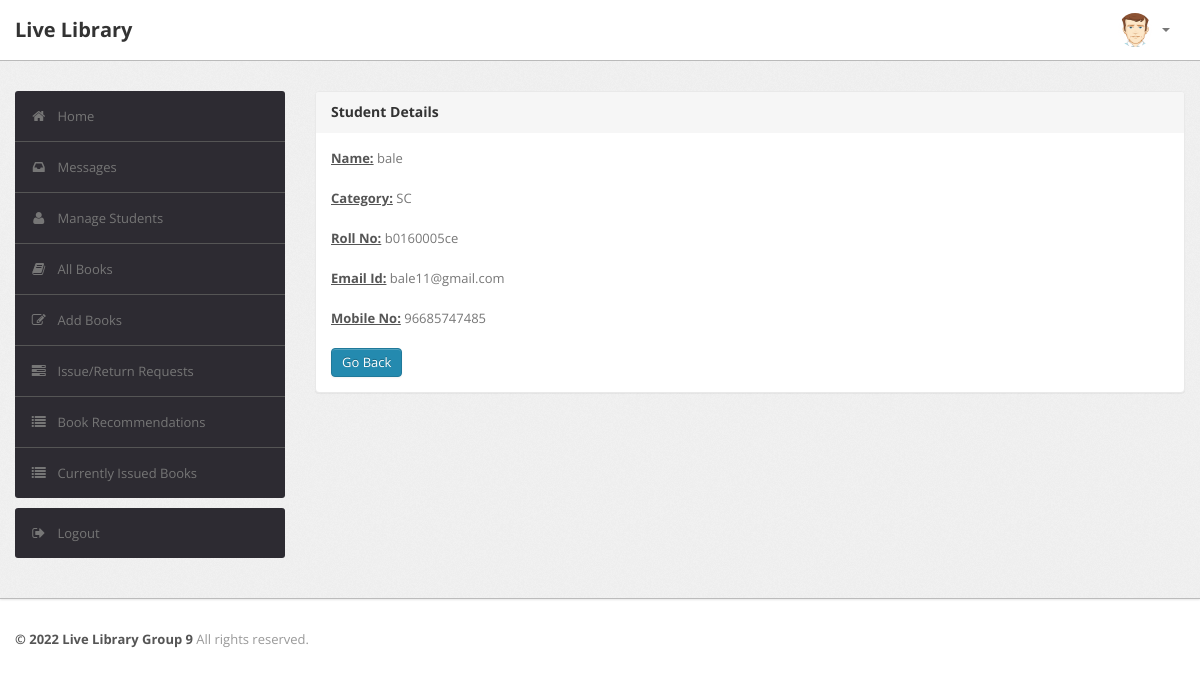
The app's page /admin/studentdetails.php?id=b0160005ce (signed in) with its own data.
### tables this page shows
CREATE TABLE `user` (
  `RollNo` varchar(50) NOT NULL,
  `Name` varchar(50) DEFAULT NULL,
  `Type` varchar(50) DEFAULT NULL,
  `Category` varchar(50) DEFAULT NULL,
  `EmailId` varchar(50) DEFAULT NULL,
  `MobNo` bigint DEFAULT NULL,
  `Password` varchar(50) DEFAULT NULL,
  PRIMARY KEY (`RollNo`),
  UNIQUE KEY `EmailId` (`EmailId`)
);

### admin/studentdetails.php (the view, shortened to what this page needs)
<?php
require('dbconn.php');
?>
<?php
if ($_SESSION['RollNo']) {
    ?>
<!DOCTYPE html>
<html lang="en">
    <head>
        <link type="text/css" href="bootstrap/css/bootstrap.min.css" rel="stylesheet">
        <link type="text/css" href="bootstrap/css/bootstrap-responsive.min.css" rel="stylesheet">
        <link type="text/css" href="css/theme.css" rel="stylesheet">
        <link type="text/css" href="images/icons/css/font-awesome.css" rel="stylesheet">
    </head>
    <body>
        <div class="navbar navbar-fixed-top">
            <div class="navbar-inner">
                <div class="container">
                        <a class="brand" href="index.php">Live Library </a>
                    <div class="nav-collapse collapse navbar-inverse-collapse">
                        <ul class="nav pull-right">
                            <li class="nav-user dropdown"><a href="#" class="dropdown-toggle" data-toggle="dropdown">
                                <img src="images/user.png" class="nav-avatar" />
                                <b class="caret"></b></a>
                            </li>
                        </ul>
                    </div>
                </div>
            </div>
        </div>
        <div class="wrapper">
            <div class="container">
                <div class="row">
                    <div class="span3">
                        <div class="sidebar">
                            <ul class="widget widget-menu unstyled">
                                <li class="active"><a href="index.php"><i class="menu-icon icon-home"></i>Home
                                </a></li>
                                 <li><a href="message.php"><i class="menu-icon icon-inbox"></i>Messages</a>
                                </li>
                                <li><a href="student.php"><i class="menu-icon icon-user"></i>Manage Students </a>
                                </li>
                                <li><a href="book.php"><i class="menu-icon icon-book"></i>All Books </a></li>
                                <li><a href="addbook.php"><i class="menu-icon icon-edit"></i>Add Books </a></li>
                                <li><a href="requests.php"><i class="menu-icon icon-tasks"></i>Issue/Return Requests </a></li>
                                <li><a href="recommendations.php"><i class="menu-icon icon-list"></i>Book Recommendations </a></li>
                                <li><a href="current.php"><i class="menu-icon icon-list"></i>Currently Issued Books </a></li>
                            </ul>
                            <ul class="widget widget-menu unstyled">
                                <li><a href="logout.php"><i class="menu-icon icon-signout"></i>Logout </a></li>
                            </ul>
                        </div>
                    </div>
                    <div class="span9">
                        <div class="content">
                        <div class="module">
                            <div class="module-head">
                                <h3>Student Details</h3>
                            </div>
                            <div class="module-body">
                        <?php
                            $rno=$_GET['id'];
                            $sql="select * from LMS.user where RollNo='$rno'";
                            $result=$conn->query($sql);
                            $row=$result->fetch_assoc();
                                $name=$row['Name'];
                                $category=$row['Category'];
                                $email=$row['EmailId'];
                                $mobno=$row['MobNo'];
                                echo "<b><u>Name:</u></b> ".$name."<br><br>";
                                echo "<b><u>Category:</u></b> ".$category."<br><br>";
                                echo "<b><u>Roll No:</u></b> ".$rno."<br><br>";
                                echo "<b><u>Email Id:</u></b> ".$email."<br><br>";
                                echo "<b><u>Mobile No:</u></b> ".$mobno."<br><br>";
                            ?>
                        <a href="student.php" class="btn btn-primary">Go Back</a>
                               </div>
                           </div>
                        </div>
                    </div>
                </div>
            </div>
        </div>
<div class="footer">
            <div class="container">
                <b class="copyright">&copy; 2022 Live Library Group 9 </b>All rights reserved.
            </div>
        </div>
    </body>
</html>
<?php }
else {
    echo "<script type='text/javascript'>alert('Access Denied!!!')</script>";
} ?>

### admin/css/theme.css (style rules this page uses)
body { font-size: 13px; font-family: 'Open Sans', Arial, sans-serif; background: #fff; color: #777 }
h1, h2, h3, h4, h5, h6 { color: #333; margin-top: 0 }
h3 { font-size: 20px }
strong, b { color: #555 }
.wrapper { background: url(../images/bg.png) #eee; border-bottom: 1px solid #bbb; -webkit-box-shadow: 0 1px 2px rgba(0,0,0,0.1); -moz-box-shadow: 0 1px 2px rgba(0,0,0,0.1); box-shadow: 0 1px 2px rgba(0,0,0,0.1); padding: 30px 0 }
.footer { color: #999; padding: 30px 0 60px }
body [class^="icon-"], body [class*=" icon-"] { font-size: 14px; line-height: 20px; height: 20px }
.module { background: #fff; -webkit-border-radius: 3px; -moz-border-radius: 3px; border-radius: 3px; border: 1px solid #ccc; border-bottom-color: #bbb; -webkit-box-shadow: 0 0 1px rgba(0,0,0,0.2); -moz-box-shadow: 0 0 1px rgba(0,0,0,0.2); box-shadow: 0 0 1px rgba(0,0,0,0.2); margin-bottom: 30px }
.navbar { position: static!important; margin: 0!important }
.navbar .navbar-inner { background: #fff; border-bottom: 1px solid #bbb; -webkit-box-shadow: 0 1px 2px rgba(0,0,0,0.15); -moz-box-shadow: 0 1px 2px rgba(0,0,0,0.15); box-shadow: 0 1px 2px rgba(0,0,0,0.15) }
.navbar .brand { color: #333; font-weight: bold; font-size: 20px; margin-right: 20px; padding: 20px }
.navbar .nav>li>a { padding: 20px 15px; font-weight: bold; color: #777 }
.nav-user>a { height: 20px }
.nav-avatar { width: 34px; height: 34px; margin: -7px 5px 0 0; -webkit-border-radius: 50%; -moz-border-radius: 50%; border-radius: 50% }
.btn, .btn-box { -webkit-border-radius: 3px; -moz-border-radius: 3px; border-radius: 3px }
.btn { font-size: 13px; font-weight: 600 }
.btn { display: inline-block; margin-bottom: 0; font-weight: 400; text-align: center; vertical-align: middle; cursor: pointer; background-image: none; border: 1px solid transparent; white-space: nowrap; padding: 4px 10px; font-size: 13px; line-height: 1.42857; border-radius: 4px; -webkit-user-select: none; -moz-user-select: none; -ms-user-select: none; user-select: none }
.btn-primary { color: #fff; background-color: #248aaf; border-color: #20799a }
.widget-menu { background: #fff; -webkit-border-radius: 3px; -moz-border-radius: 3px; border-radius: 3px; overflow: hidden }
.widget-menu a { color: #555; display: block; line-height: 20px; padding: 15px; text-decoration: none!important }
.widget-menu .menu-icon { margin-right: 10px; color: #767676; -webkit-transition: all .2s ease-in-out; -moz-transition: all .2s ease-in-out; transition: all .2s ease-in-out; }
.widget-menu>li+li { border-top: 1px solid #555 }
.widget-menu>li>a { background-color: #2d2b32; color: #767676; -webkit-transition: all .2s ease-in-out; -moz-transition: all .2s ease-in-out; transition: all .2s ease-in-out; }
.module { box-shadow: 0 0 3px rgba(0,0,0,.1); border-color: #e9e9e9; margin-bottom: 20px; background-color: #fff; border-radius: 4px; -webkit-box-shadow: 0 1px 1px rgba(0,0,0,.05); box-shadow: 0 1px 1px rgba(0,0,0,.05); }
.module-head { color: #767676; background-color: #f6f6f6; border-color: #e9e9e9; padding: 10px 15px; border-bottom: 1px solid transparent; border-top-right-radius: 3px; border-top-left-radius: 3px; }
.module-head h3 { font-size: 14px; line-height: 20px; height: 20px; margin: 0 }
.module-body { padding: 15px }

### records on screen
user: Name "bale", Category "SC", EmailId "bale11@gmail.com", MobNo "96685747485"

### other values on screen
$rno "b0160005ce"
